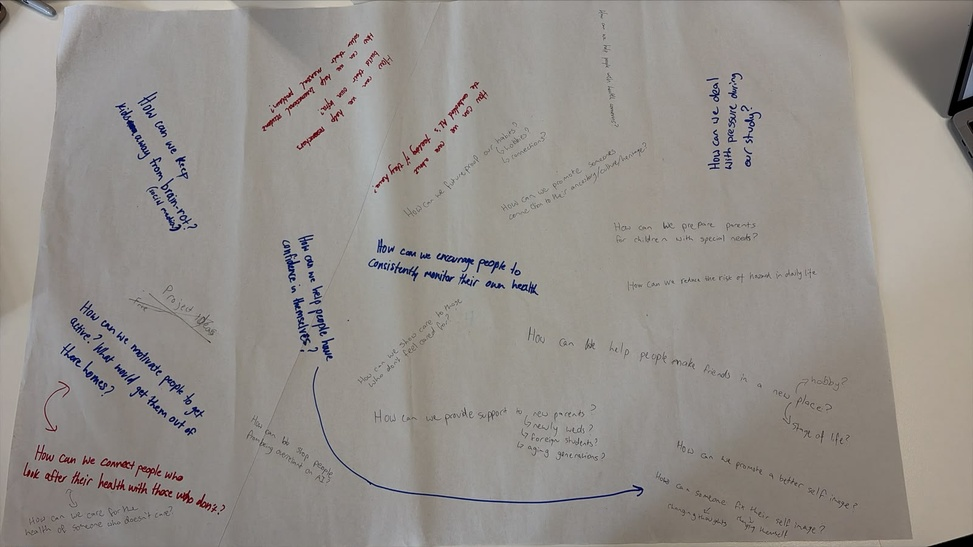
#> input picture img/1.jpeg, 973 x 547 px, shrunk from 1600 x 900 before the run; its folder holds only this picture in this run
$ python create_contact_sheet.py
#> lines starting #> are read from the running program, lines starting #| are printed output that depends on the picture
from pathlib import Path
from PIL import Image, ImageDraw, ImageFont, ImageOps

src = Path(r"C:\Users\yuyan\Desktop\S4\DECO 7285\img")
out = Path(r"C:\Users\yuyan\Desktop\S4\DECO 7285\Design Journal\.work\contact_sheet.png")
thumb_w, thumb_h = 360, 240
label_h = 34
cols = 3
files = sorted(src.glob("*.jpeg"), key=lambda p: int(p.stem))
rows = (len(files) + cols - 1) // cols
canvas = Image.new("RGB", (cols * thumb_w, rows * (thumb_h + label_h)), "white")
#> canvas: PIL image 1080x274 RGB; every value is 255
draw = ImageDraw.Draw(canvas)
font = ImageFont.load_default()

for idx, path in enumerate(files):
    image = Image.open(path).convert("RGB")
#> image is the input picture: PIL image 973x547 RGB; mean R, G, B 148.5, 143.7, 138.9
    fitted = ImageOps.contain(image, (thumb_w - 20, thumb_h - 20))
    x0 = (idx % cols) * thumb_w
    y0 = (idx // cols) * (thumb_h + label_h)
    x = x0 + (thumb_w - fitted.width) // 2
#> x = 10
    y = y0 + (thumb_h - fitted.height) // 2
#> y = 24
    canvas.paste(fitted, (x, y))
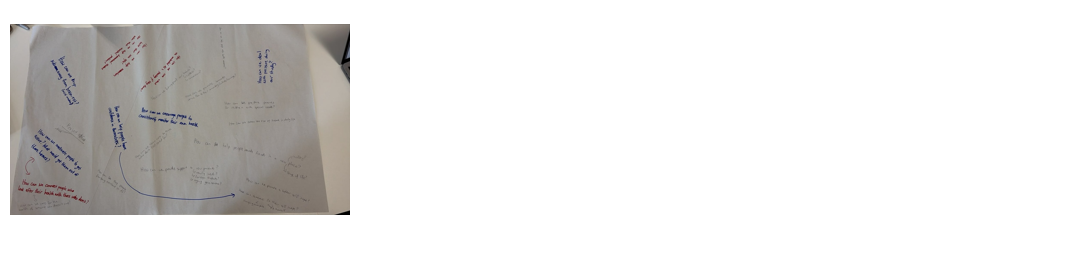
#> canvas: PIL image 1080x274 RGB; mean R, G, B 231.6, 230.6, 229.5
    draw.rectangle((x0, y0, x0 + thumb_w - 1, y0 + thumb_h + label_h - 1), outline="#B8B8B8")
    draw.text((x0 + 10, y0 + thumb_h + 8), path.name, fill="black", font=font)

canvas.save(out)
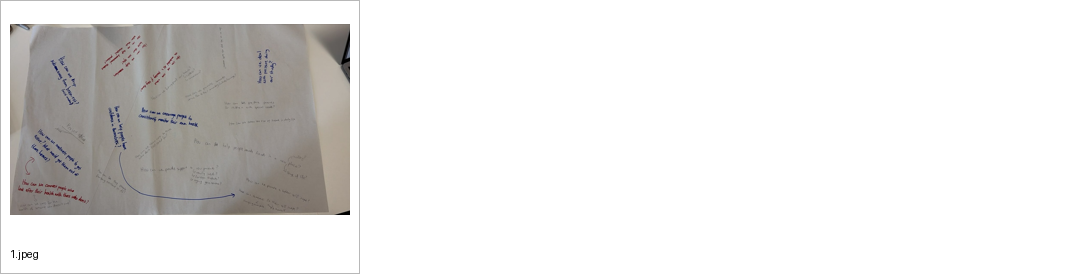
#> saved as contact_sheet.png: PIL image 1080x274 RGB; mean R, G, B 231.3, 230.2, 229.2
print(out)

$ run again, on img/13.jpeg
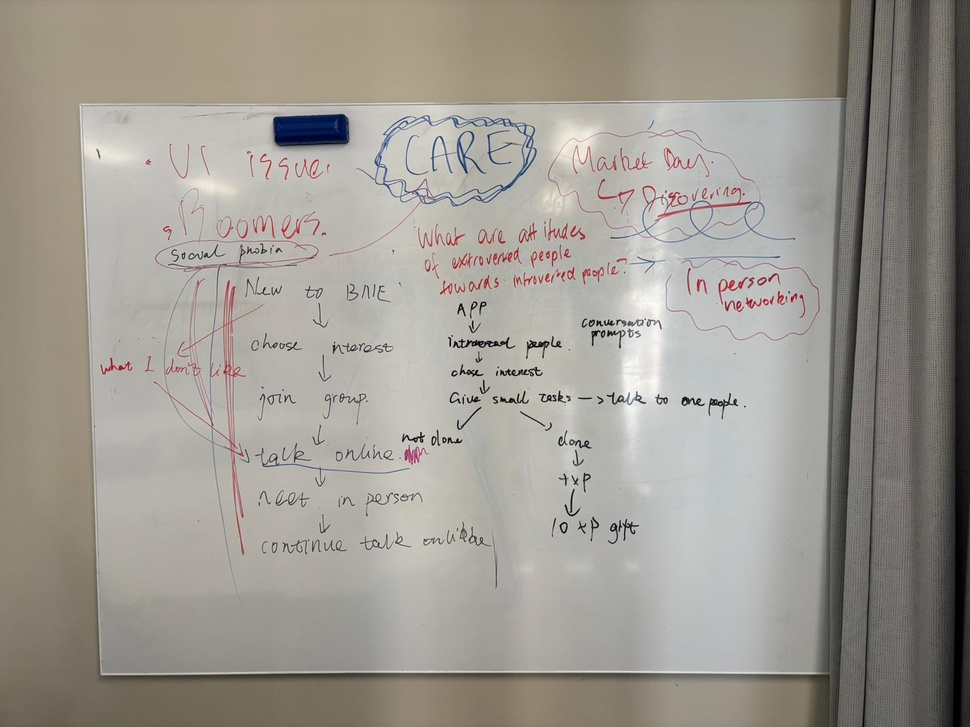
#> input picture img/13.jpeg, 970 x 727 px, shrunk from 1600 x 1200 before the run
#> image is the input picture: PIL image 970x727 RGB; mean R, G, B 158.2, 153.9, 146.3
#> `canvas.paste(fitted, (x, y))`:
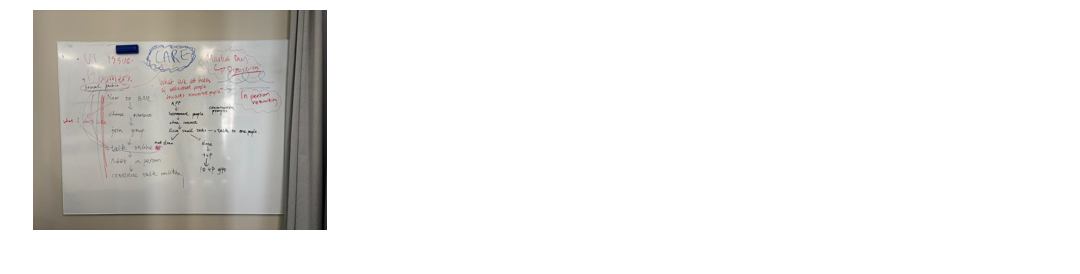
#> canvas: PIL image 1080x274 RGB; mean R, G, B 233.8, 232.9, 231.2
#> `canvas.save(out)`:
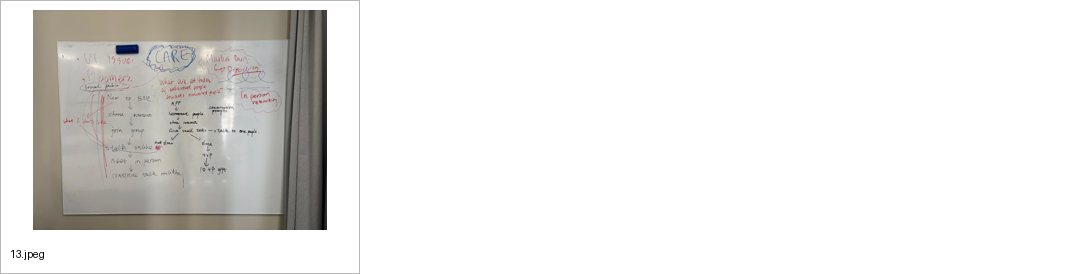
#> saved as contact_sheet.png: PIL image 1080x274 RGB; mean R, G, B 233.5, 232.5, 230.9

$ run again, on img/14.jpeg
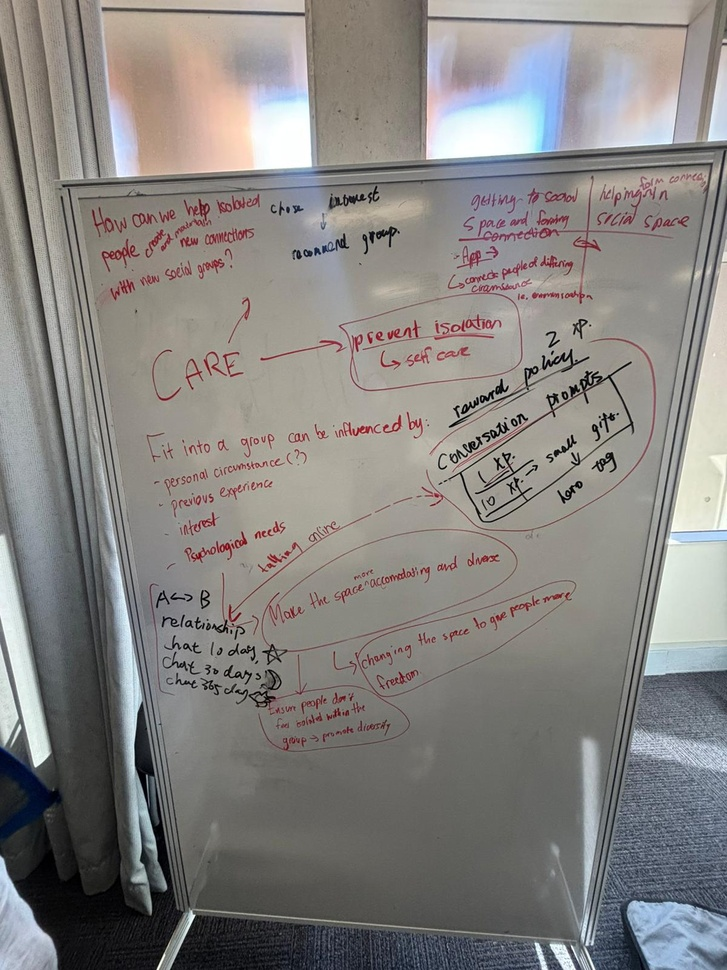
#> input picture img/14.jpeg, 727 x 970 px, shrunk from 1200 x 1600 before the run
#> image is the input picture: PIL image 727x970 RGB; mean R, G, B 134.7, 132, 129.6
#> `fitted = ImageOps.contain(image, (thumb_w - 20, thumb_h - 20))`:
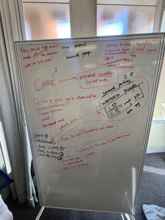
#> fitted: PIL image 165x220 RGB; mean R, G, B 134.7, 132, 129.6
#> `canvas.save(out)`:
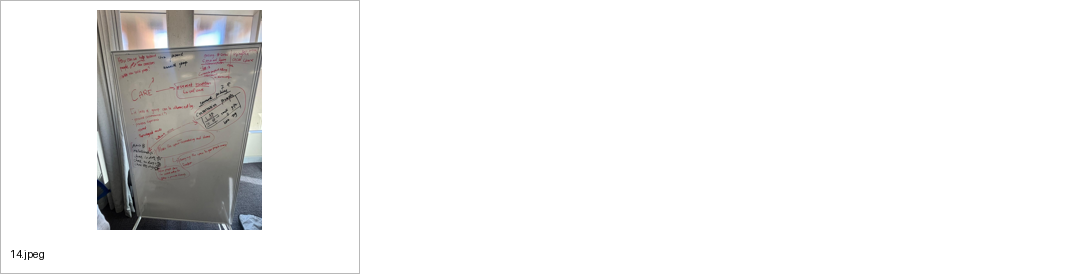
#> saved as contact_sheet.png: PIL image 1080x274 RGB; mean R, G, B 239.9, 239.5, 239.2

$ run again, on img/15.jpeg
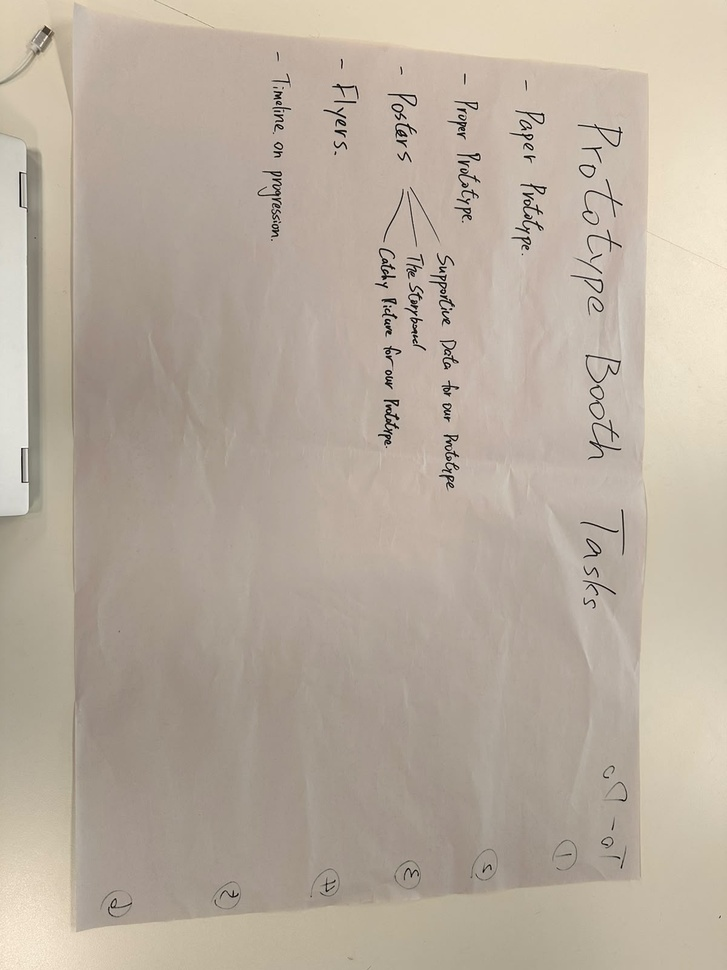
#> input picture img/15.jpeg, 727 x 970 px, shrunk from 1200 x 1600 before the run
#> image is the input picture: PIL image 727x970 RGB; mean R, G, B 184.6, 172.5, 158.6
#> `canvas.paste(fitted, (x, y))`:
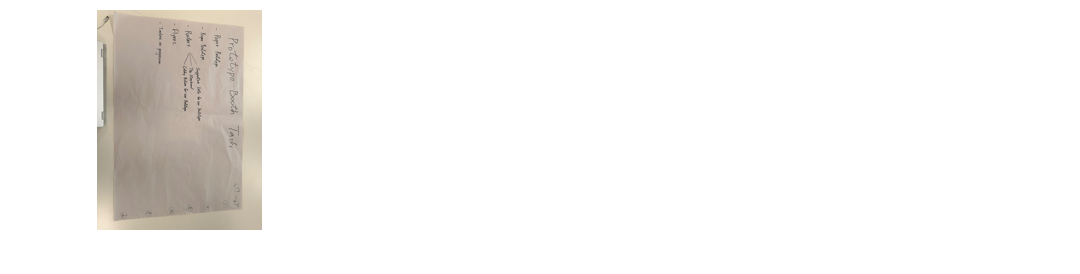
#> canvas: PIL image 1080x274 RGB; mean R, G, B 246.4, 244.9, 243.2
#> `canvas.save(out)`:
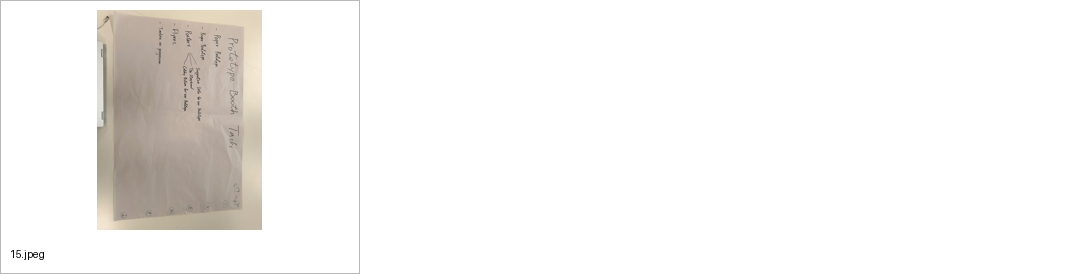
#> saved as contact_sheet.png: PIL image 1080x274 RGB; mean R, G, B 246, 244.5, 242.8

$ run again, on img/10.jpeg
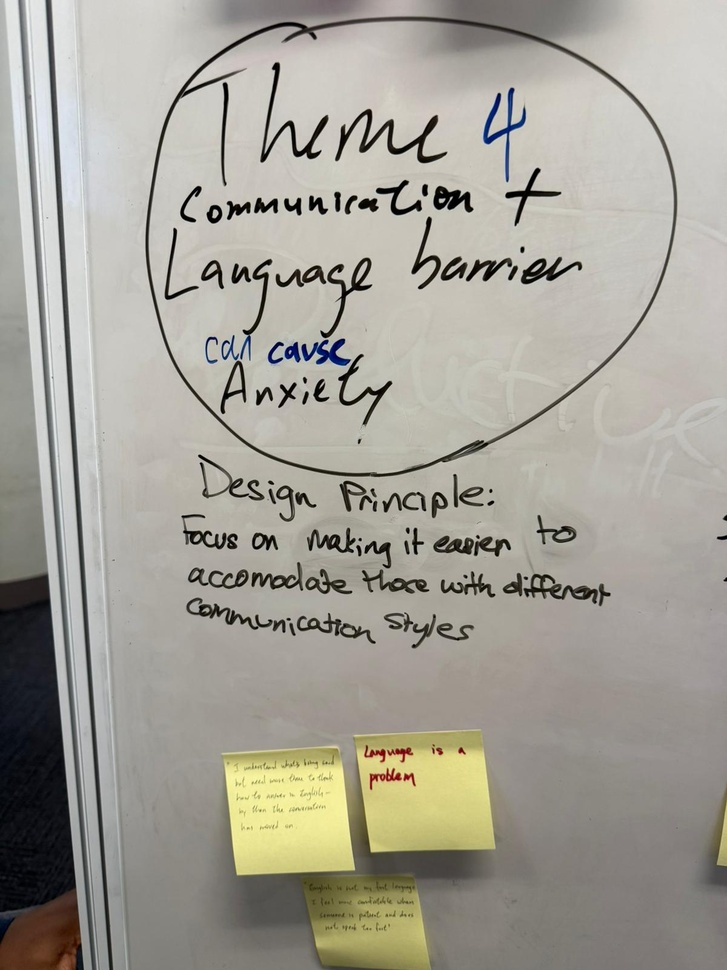
#> input picture img/10.jpeg, 727 x 970 px, shrunk from 1200 x 1600 before the run
#> image is the input picture: PIL image 727x970 RGB; mean R, G, B 163.6, 160.6, 150.9
#> `fitted = ImageOps.contain(image, (thumb_w - 20, thumb_h - 20))`:
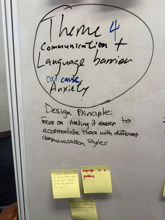
#> fitted: PIL image 165x220 RGB; mean R, G, B 163.6, 160.6, 150.9
#> `canvas.save(out)`:
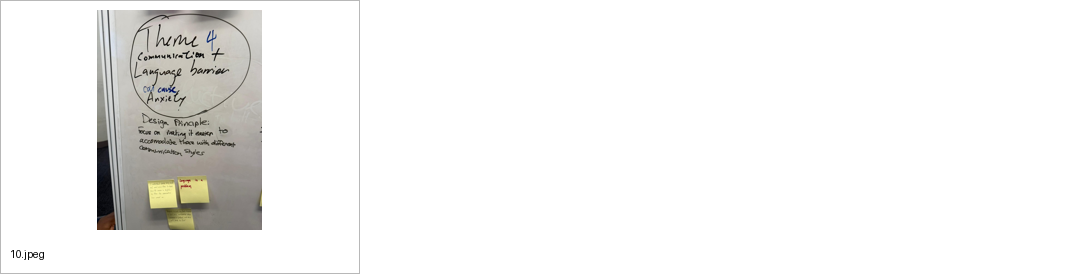
#> saved as contact_sheet.png: PIL image 1080x274 RGB; mean R, G, B 243.4, 243, 241.9
